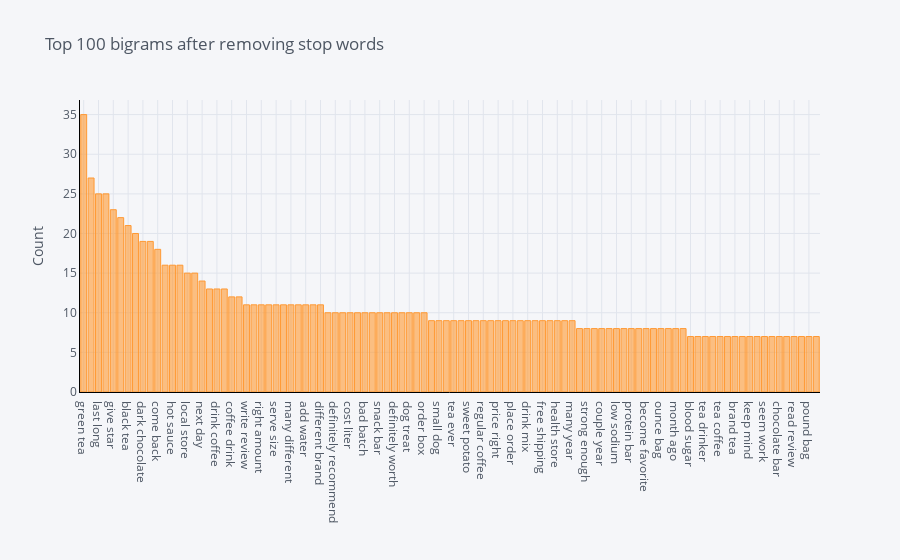

Source (notebook cell):
### Code cell
plot_model(plot = 'bigram')

### Figure 1 — Plotly figure (JSON) as saved in the notebook; plotly's stock layout.template omitted (floating-point values rounded to 4 significant figures)
{"data": [{"marker": {"color": "rgba(255, 153, 51, 0.6)", "line": {"color": "rgba(255, 153, 51, 1.0)", "width": 1}}, "name": "count", "orientation": "v", "text": "", "type": "bar", "x": ["green tea", "cup coffee", "last long", "tea bag", "give star", "hot chocolate", "black tea", "high quality", "dark chocolate", "little bit", "come back", "coconut water", "hot sauce", "small amount", "local store", "sugar free", "next day", "coffee coffee", "drink coffee", "order online", "coffee drink", "cup tea", "write review", "herbal tea", "right amount", "hot water", "serve size", "open bag", "many different", "milk chocolate", "add water", "definitely order", "different brand", "year old", "definitely recommend", "coffee maker", "cost liter", "little sweet", "bad batch", "light roast", "snack bar", "dark roast", "definitely worth", "take long", "dog treat", "tea cup", "order box", "small piece", "small dog", "new favorite", "tea ever", "strong coffee", "sweet potato", "right away", "regular coffee", "whole bean", "price right", "price high", "place order", "variety pack", "drink mix", "dog dog", "free shipping", "hot cocoa", "health store", "ground coffee", "many year", "box pack", "strong enough", "ingredient list", "couple year", "nutritional value", "low sodium", "healthy snack", "protein bar", "price pay", "become favorite", "coffee drinker", "ounce bag", "extra bold", "month ago", "coffee bean", "blood sugar", "tea look", "tea drinker", "wish could", "tea coffee", "coffee cup", "brand tea", "healthy alternative", "keep mind", "brown sugar", "seem work", "low price", "chocolate bar", "reasonable price", "read review", "medium roast", "pound bag", "coconut milk"], "y": [35, 27, 25, 25, 23, 22, 21, 20, 19, 19, 18, 16, 16, 16, 15, 15, 14, 13, 13, 13, 12, 12, 11, 11, 11, 11, 11, 11, 11, 11, 11, 11, 11, 10, 10, 10, 10, 10, 10, 10, 10, 10, 10, 10, 10, 10, 10, 9, 9, 9, 9, 9, 9, 9, 9, 9, 9, 9, 9, 9, 9, 9, 9, 9, 9, 9, 9, 8, 8, 8, 8, 8, 8, 8, 8, 8, 8, 8, 8, 8, 8, 8, 7, 7, 7, 7, 7, 7, 7, 7, 7, 7, 7, 7, 7, 7, 7, 7, 7, 7]}], "layout": {"legend": {"bgcolor": "#F5F6F9", "font": {"color": "#4D5663"}}, "paper_bgcolor": "#F5F6F9", "plot_bgcolor": "#F5F6F9", "title": {"font": {"color": "#4D5663"}, "text": "Top 100 bigrams after removing stop words"}, "xaxis": {"gridcolor": "#E1E5ED", "linecolor": "black", "showgrid": true, "tickfont": {"color": "#4D5663"}, "title": {"font": {"color": "#4D5663"}, "text": ""}, "zerolinecolor": "#E1E5ED"}, "yaxis": {"gridcolor": "#E1E5ED", "linecolor": "black", "showgrid": true, "tickfont": {"color": "#4D5663"}, "title": {"font": {"color": "#4D5663"}, "text": "Count"}, "zerolinecolor": "#E1E5ED"}}}
